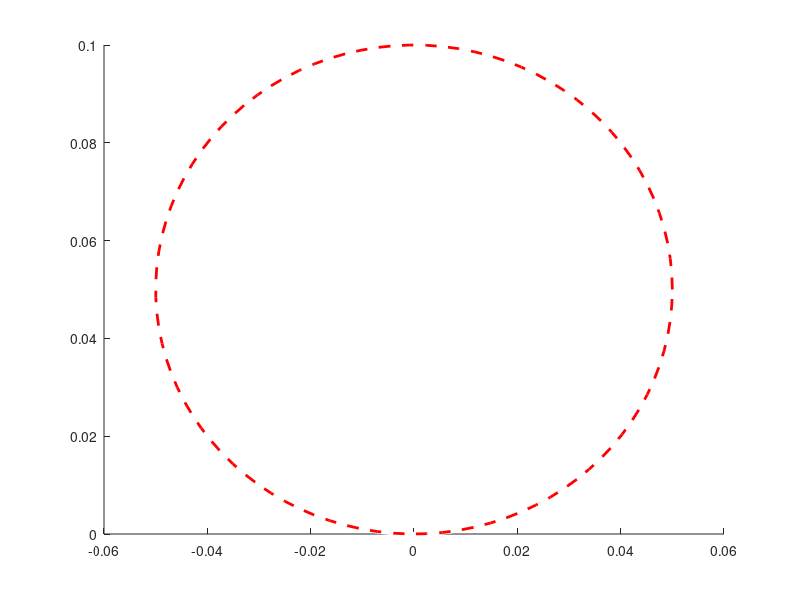

Here is the MATLAB script that generated this plot: (Note: this script raises an error after producing the figure.)
% plot(x_array,y_array)
% hold
viscircles([0,0.05], 0.05, 'color', 'r', 'linestyle', '--');
hold
plot(x_array,y_array, 'b')
% a = 0:-0.01:-0.39;
% b = zeros(1, length(a));
% plot(a,b, 'r')